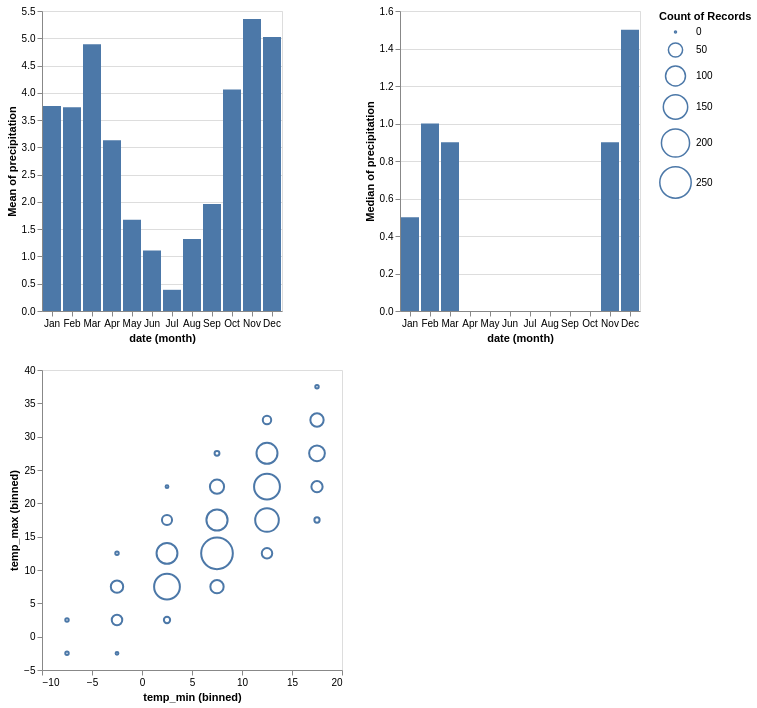

Write a Vega-Lite specification for this figure.
### Vega-Lite specification from a JSON file in a GitHub repository (floating-point values rounded to 4 significant figures; data arrays with more than 128 entries replaced by an {"elided": "..."} marker saying what was removed)
{"$schema": "https://vega.github.io/schema/vega-lite/v4.json", "description": "Two horizonally concatenated charts that show a histogram of precipitation in Seattle and the relationship between min and max temperature.", "data": {"values": {"elided": "2922 records"}}, "transform": [{"filter": "datum.location === 'Seattle'"}], "columns": 2, "concat": [{"mark": "bar", "encoding": {"x": {"timeUnit": "month", "field": "date", "type": "ordinal"}, "y": {"aggregate": "mean", "field": "precipitation"}}}, {"mark": "bar", "encoding": {"x": {"timeUnit": "month", "field": "date", "type": "ordinal"}, "y": {"aggregate": "median", "field": "precipitation"}}}, {"mark": "point", "encoding": {"x": {"field": "temp_min", "bin": true}, "y": {"field": "temp_max", "bin": true}, "size": {"aggregate": "count"}}}]}
